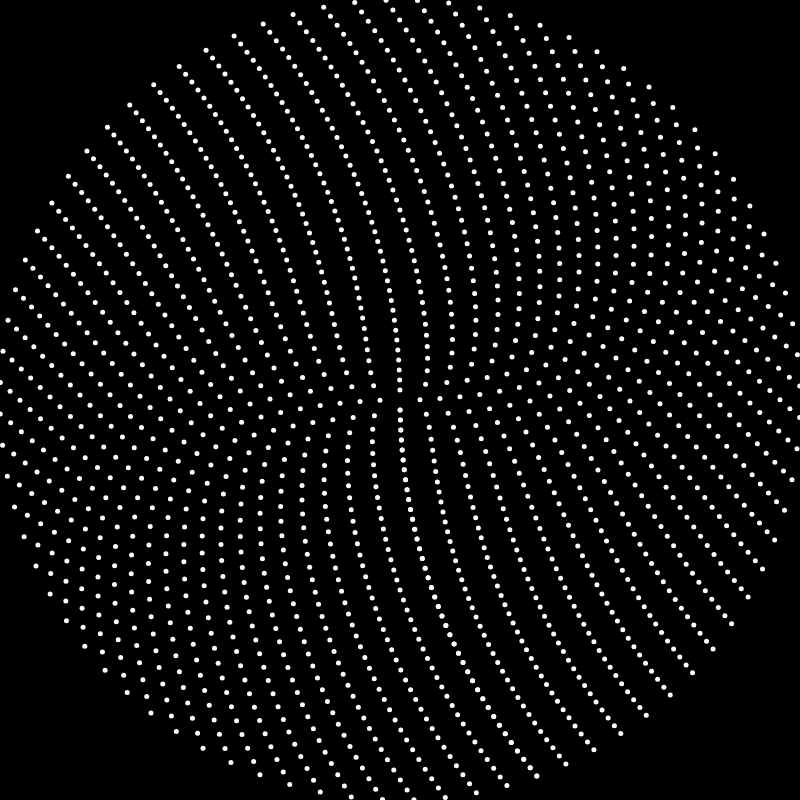
Frame 1 (no input)
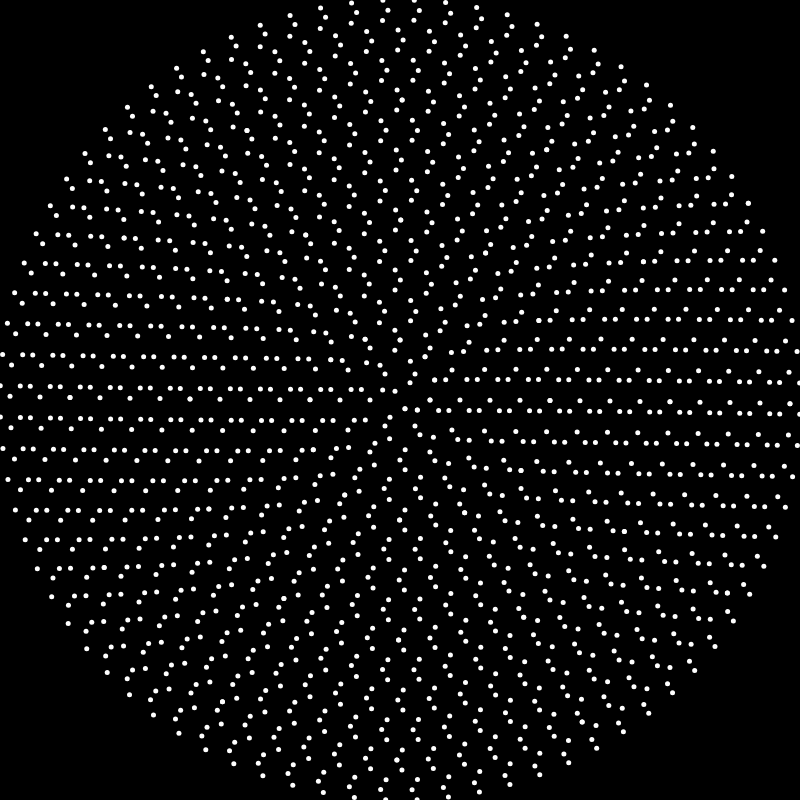
Frame 60 (no input)
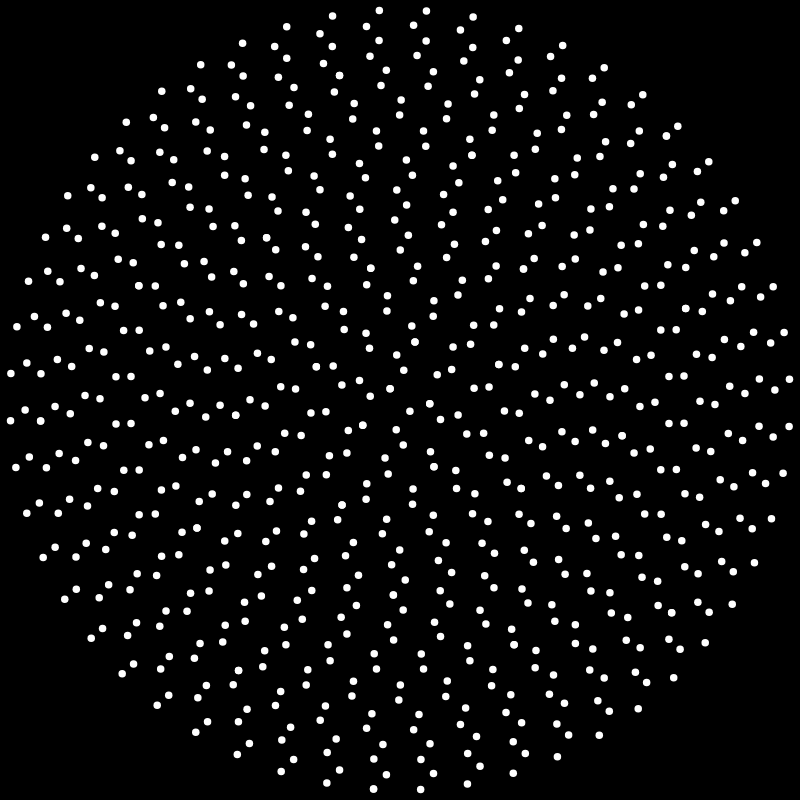
Frame 120 (the mouse pressed at the canvas centre since frame 60)

The p5.js sketch that drew these frames (run headless with seeded random() and noise() and a simulated clock; from frame 60 on, the mouse is pressed at the canvas centre):

// p5.js sketch
// ── sketch.js
function setup() {
	createCanvas(800,800);
}

var input = 0;
var scl = 10;

function draw() {
  background(0);
	input += pmouseX - mouseX;
	scl = map(mouseY, 0, height, 10, 20);
  translate(width/2, height/2);
  stroke(255);
  fill(255);
  strokeWeight(scl/2);
  recursiveMain(0);
}

function recursiveMain(i) {
  var r = i * scl;
  if (r > min(height,width)/2) {
    return;
  }
  recursiveRing(0, i*2, r);
  recursiveMain(++i);
}

function recursiveRing(i, j, r) {
  if (i>j) {
    return;
  }
  var n = map(i, 0, j, 0, TWO_PI);
  n+= j*5*sin(radians((input+frameCount)/20));
  n = n%TWO_PI;
  var x = r*sin(n);
  var y = r*cos(n);
  point(x, y);
  recursiveRing(++i, j, r);
}

// ── post.html
<!DOCTYPE html>
<html>
<head>
<title>Pointcloud</title>
<link rel="shortcut icon" type="image/png" href="https://krabcode.github.io/favicon.png"/>
<link rel="stylesheet" href="../../styles/sketch.css">
<script src="../../lib/p5.js"></script>
<script src="sketch.js"></script>
</head>
<body>
</body>
<header class="noselect">
<p><a href="https://krabcode.github.io/index.html"> <<< </a></p>
mouse over it</br>
up and down scales</br>
left and right rotates</br>
</header>
</html>
